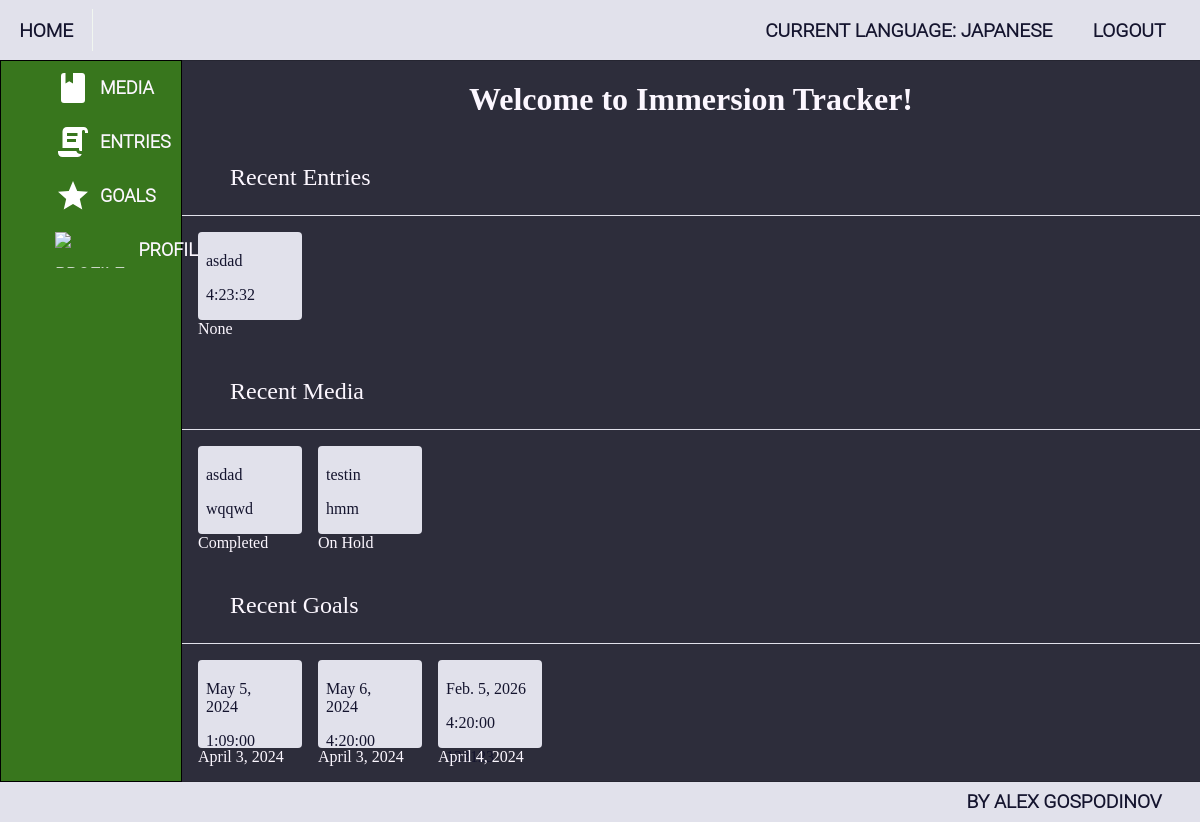
Before: / (signed in) with the older database file.
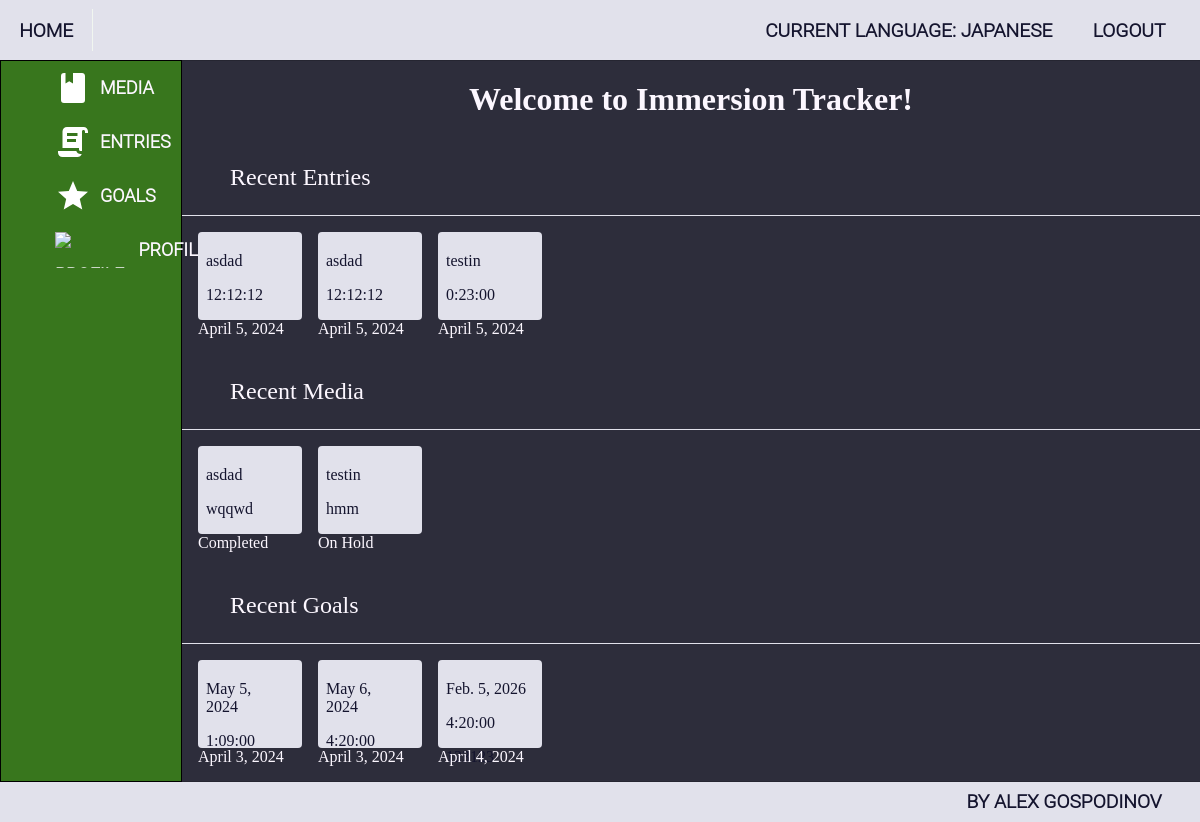
After: the same page with the newer database file.
### ImmersionTracker/immersion_entries/models.py (models this page shows, shortened)
class BaseEntry(HasOwnerProfile, HasLanguage, models.Model):
    time_length = models.DurationField()
    created_on = models.DateField(
        auto_now_add=True,
    )
    edited_on = models.DateField(
        auto_now=True,
    )
    class Meta:
        abstract = True

class ReadingEntry(BaseEntry):
    char_length = models.IntegerField(
        default=None,
        null=True,
        blank=True,
    )
    media = models.ForeignKey(
        ReadingMedia,
        on_delete=models.DO_NOTHING,
        related_name='entries',
    )

class ListeningEntry(BaseEntry):
    media = models.ForeignKey(
        ListeningMedia,
        on_delete=models.DO_NOTHING,
        related_name='entries',
    )

### ImmersionTracker/media/models.py (models this page shows, shortened)
class BaseMedia(HasOwnerProfile, HasLanguage, models.Model):
    NAME_MAX_LENGTH = 30
    TYPE_MAX_LENGTH = 20
    name = models.CharField(
        max_length=NAME_MAX_LENGTH,
        blank=False,
        null=False,
    )
    type = models.CharField(
        max_length=TYPE_MAX_LENGTH,
        blank=False,
        null=False,
    )
    link = models.URLField(
        blank=True,
        null=True,
    )
    class Meta:
        abstract = True

class ReadingMedia(BaseMedia):
    STATUS_MAX_LENGTH = 10
    STATUS_READING = 'Reading'
    STATUS_COMPLETED = 'Completed'
    STATUS_ONHOLD = 'On Hold'
    STATUS_DROPPED = 'Dropped'
    STATUS_CHOICES = (
        (STATUS_READING, STATUS_READING),
        (STATUS_COMPLETED, STATUS_COMPLETED),
        (STATUS_ONHOLD, STATUS_ONHOLD),
        (STATUS_DROPPED, STATUS_DROPPED),
    )
    status = models.CharField(
        max_length=STATUS_MAX_LENGTH,
        choices=STATUS_CHOICES,
    )

class ListeningMedia(BaseMedia):
    STATUS_MAX_LENGTH = 10
    STATUS_LISTENING = 'Listening'
    STATUS_COMPLETED = 'Completed'
    STATUS_ONHOLD = 'On Hold'
    STATUS_DROPPED = 'Dropped'
    STATUS_CHOICES = (
        (STATUS_LISTENING, STATUS_LISTENING),
        (STATUS_COMPLETED, STATUS_COMPLETED),
        (STATUS_ONHOLD, STATUS_ONHOLD),
        (STATUS_DROPPED, STATUS_DROPPED),
    )
    status = models.CharField(
        max_length=STATUS_MAX_LENGTH,
        choices=STATUS_CHOICES,
    )

### ImmersionTracker/goals/models.py (models this page shows, shortened)
class BaseGoal(models.Model):
    NOTES_MAX_LENGTH = 300
    GOAL_NAME_MAX_LENGTH = 20
    due_date = models.DateField(
        blank=True,
        null=True,
    )
    language = models.ForeignKey(
        'languages.Language',
        on_delete=models.CASCADE,
        related_name='%(class)s',
        blank=False,
        null=False,
    )
    user_profile = models.ForeignKey(
        'accounts.Profile',
        on_delete=models.CASCADE,
        blank=False,
        null=False,
    )
    notes = models.TextField(
        max_length=NOTES_MAX_LENGTH,
        blank=True,
        null=True,
    )
    created_on = models.DateField(
        auto_now_add=True,
    )
    edited_on = models.DateField(
        auto_now=True,
    )
    class Meta:
        abstract = True

class ReadingGoal(BaseGoal):
    time_goal = models.DurationField(
        blank=False,
        null=False,
    )
    char_goal = models.IntegerField(
        blank=True,
        null=True,
    )

### ImmersionTracker/web/views.py (the view)
# urls.py: path('', IndexView.as_view(), name='index'),
class IndexView(views.TemplateView):
    template_name = 'web/index.html'
    def get_context_data(self, **kwargs):
        context = super().get_context_data(**kwargs)
        reading_entries = ReadingEntry.objects.filter(user_profile=get_current_profile(self.request),
                                                      language=get_current_language(self.request))
        listening_entries = ListeningEntry.objects.filter(user_profile=get_current_profile(self.request),
                                                          language=get_current_language(self.request))
        srs_entries = SRSEntry.objects.filter(user_profile=get_current_profile(self.request),
                                              language=get_current_language(self.request))
        context['recent_entries'] = list(chain(reading_entries, listening_entries, srs_entries))[:10]
        reading_media = ReadingMedia.objects.filter(user_profile=get_current_profile(self.request),
                                                    language=get_current_language(self.request))
        listening_media = ListeningMedia.objects.filter(user_profile=get_current_profile(self.request),
                                                        language=get_current_language(self.request))
        context['recent_media'] = list(chain(reading_media, listening_media))[:10]
        reading_goals = ReadingGoal.objects.filter(user_profile=get_current_profile(self.request),
                                                   language=get_current_language(self.request))
        listening_goals = ListeningGoal.objects.filter(user_profile=get_current_profile(self.request),
                                                       language=get_current_language(self.request))
        srs_goals = SRSGoal.objects.filter(user_profile=get_current_profile(self.request),
                                           language=get_current_language(self.request))
        context['recent_goals'] = list(chain(reading_goals, listening_goals, srs_goals))[:10]
        return context

### ImmersionTracker/utils.py (called while the page is built)
def get_current_profile(request):
    return Profile.objects.get(user_id=request.user.id)

def get_current_language(request):
    return get_current_profile(request).current_language

### templates/web/index.html (shortened to what this page needs)
{% extends 'base.html' %}
{% block main_content %}
    <div class="index-wrapper">
        <h1 class="index-header-text"> Welcome to Immersion Tracker! </h1>
        <div class="recent-content">
            <div class="recent-entries">
                <div class="recent-entries-label"> Recent Entries </div>
                <div class="recent-entries-cards">
                    {% for entry in recent_entries %}
                        <div class="index-entry-card">
                            <div class="index-entry-card-main-content">
                                <p>{{ entry.media.name }}</p>
                                <p>{{ entry.time_length }}</p>
                            </div>
                            <div class="date-info">
                                {{ entry.edited_on }}
                            </div>
                        </div>
                    {% endfor %}
                </div>
            </div>
            <div class="recent-entries">
                <div class="recent-entries-label"> Recent Media </div>
                <div class="recent-entries-cards">
                    {% for media in recent_media %}
                        <div class="index-entry-card">
                            <div class="index-entry-card-main-content">
                                <p>{{ media.name }}</p>
                                <p>{{ media.type }}</p>
                            </div>
                            <div class="date-info">
                                {{ media.status }}
                            </div>
                        </div>
                    {% endfor %}
                </div>
            </div>
        <div class="recent-entries">
                <div class="recent-entries-label"> Recent Goals </div>
                <div class="recent-entries-cards">
                    {% for goal in recent_goals %}
                        <div class="index-entry-card">
                            <div class="index-entry-card-main-content">
                                <p>{{ goal.due_date }}</p>
                                {% if goal.time_goal %}
                                    <p>{{ goal.time_goal }}</p>
                                {% endif %}
                                {% if goal.char_goal %}
                                    <p>{{ goal.char_goal }}</p>
                                {% endif %}
                            </div>
                            <div class="date-info">
                                {{ goal.edited_on }}
                            </div>
                        </div>
                    {% endfor %}
                </div>
            </div>
        </div>
    </div>
{% endblock %}

Changed rows visible on the page:
removed ReadingEntry: media.name "asdad", time_length "4:23:32", edited_on "None"
added ReadingEntry: media.name "asdad", time_length "12:12:12", edited_on "April 5, 2024"
added ReadingEntry: media.name "asdad", time_length "12:12:12", edited_on "April 5, 2024"
added ListeningEntry: media.name "testin", time_length "0:23:00", edited_on "April 5, 2024"
